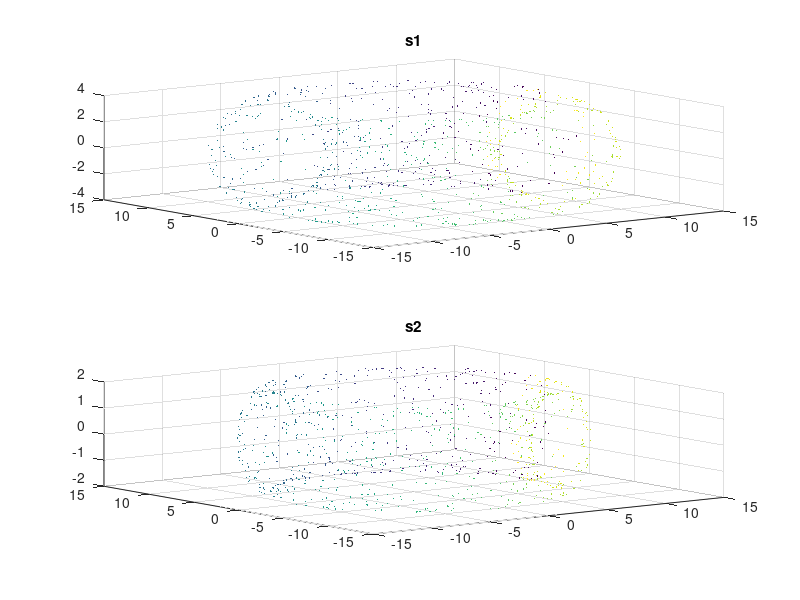

Here is the MATLAB script that generated this plot:
clear
close all


t1 = rand([1000 1]);
t2 = rand([1000 1]);
t3 = rand([1000 1]);

R = 10;
r1 = 4;
r2 = 2;

figure;
x1 = (R+r1*cos(2*pi*t2)).*cos(2*pi*t1);
y1 = (R+r1*cos(2*pi*t2)).*sin(2*pi*t1);
z1 = r1*sin(2*pi*t2);

x2 = (R+r2*cos(2*pi*t3)).*cos(2*pi*t1);
y2 = (R+r2*cos(2*pi*t3)).*sin(2*pi*t1);
z2 = r2*sin(2*pi*t3);

subplot(2, 1, 1);
scatter3(x1(:),y1(:),z1(:),1 ,t1*10000, '.')
title('s1');
subplot(2, 1, 2);
scatter3(x2(:),y2(:),z2(:),1 ,t1*10000, '.')
title('s2');
